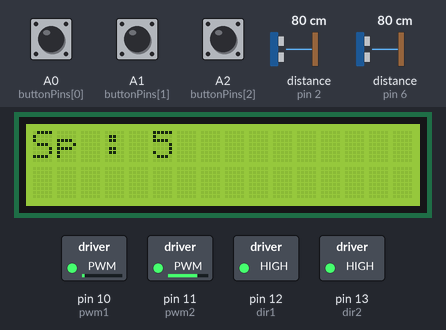
The sketch below on a simulated Arduino Uno, built with avr-gcc and run on an emulated ATmega328P. On the bench: 16×2 character LCD, switched loads named in the sketch (green lamp = pin HIGH). The inputs (shaded band) are chosen by the test bench; at power-on: A2 (buttonPins[2]) HIGH, distance to the obstacle (sensors on pin 6, pin 2) 80 cm, A0 (buttonPins[0]) HIGH, A1 (buttonPins[1]) HIGH. The echo pulse lasts 58.3 µs per cm; what the sketch prints to the serial monitor is not drawn.

Above: at 1.2 s.
1.3 s: A2 (buttonPins[2]) pulled LOW for 1 s
At 2.5 s:
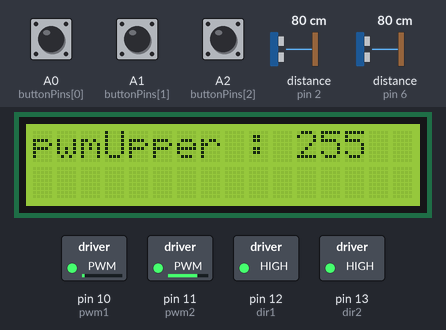
3.8 s: distance to the obstacle (sensor on pin 6) set to 197 cm
6.8 s: distance to the obstacle (sensor on pin 6) set to 205 cm
At 7.8 s:
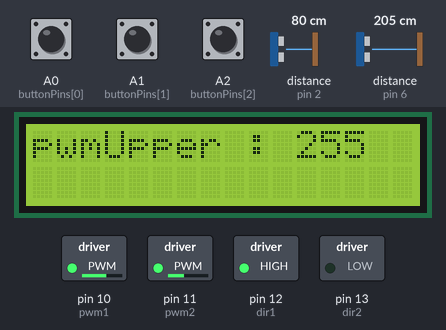
8.3 s: A2 (buttonPins[2]) pulled LOW for 3.2 s
At 9.3 s:
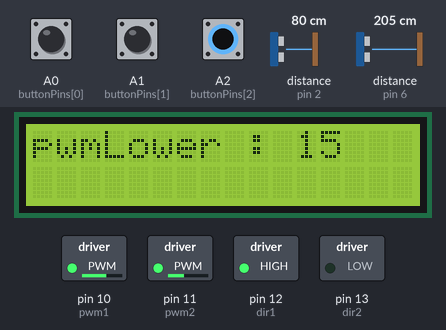
13.0 s: distance to the obstacle (sensor on pin 2) set to 60 cm
16.0 s: distance to the obstacle (sensor on pin 6) set to 35 cm
At 17.5 s:
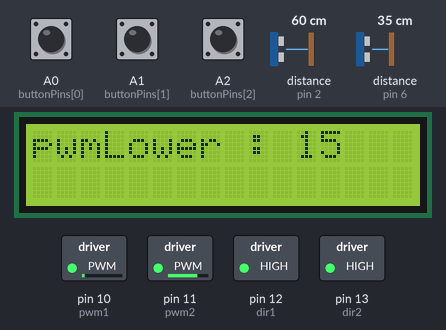
Timing chart, 0 to 19.0 s (numbered marks = the images above; inputs shaded):
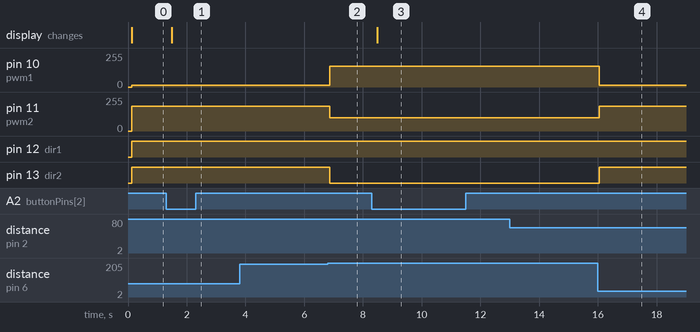

Measured:
- the behaviour switches between 200 and 201 cm on distance to the obstacle (sensor on pin 6) (found by bisection; images 1 and 2)
- after the input at 1.3 s, the display: changes after 0.18 s (image 1)
- after the input at 3.8 s, every drawn part: stays the same
- after the input at 6.8 s, pin 10 (pwm1): 15/255 → 155/255 after 0.07 s; pin 11 (pwm2): 185/255 → 100/255 after 0.07 s; pin 13 (dir2): HIGH → LOW after 0.07 s
- after the input at 8.3 s, the display: changes after 0.19 s (image 3)
- after the input at 13.0 s, every drawn part: stays the same
- after the input at 16.0 s, pin 10 (pwm1): 155/255 → 15/255 at once; pin 11 (pwm2): 100/255 → 185/255 at once; pin 13 (dir2): LOW → HIGH at once

The sketch:

wall_follower_PID.ino
```cpp
#include <NewPing.h>
#include <LiquidCrystal_I2C.h>
#define TRIGGER_PIN1    3      // Arduino pin tied to trigger pin on the ultrasonic sensor.
#define ECHO_PIN1       2      // Arduino pin tied to echo pin on the ultrasonic sensor.
#define TRIGGER_PIN2    5      // Arduino pin tied to trigger pin on the ultrasonic sensor.
#define ECHO_PIN2       6       // Arduino pin tied to echo pin on the ultrasonic sensor.
#define MAX_DISTANCE    200    // Maximum distance we want to ping for (in centimeters). Maximum sensor distance is rated at 400-500cm.
#define noOfButtons 3    //Exactly what it says; must be the same as the number of elements in buttonPins
#define bounceDelay 20    //Minimum delay before regarding a button as being pressed and debounced
#define minButtonPress 3  //Number of times the button has to be detected as pressed before the press is considered to be valid

const int buttonPins[] = {A0, A1, A2};      // Input pins to use, connect buttons between these pins and 0V
uint32_t previousMillis[noOfButtons];       // Timers to time out bounce duration for each button
uint8_t pressCount[noOfButtons];            // Counts the number of times the button is detected as pressed, when this count reaches minButtonPress button is regared as debounced
uint8_t testCount[noOfButtons];             //Test count, incremented once per button press
uint8_t count = 0, pwmUpper = 0, menuMode = 0;

LiquidCrystal_I2C lcd = LiquidCrystal_I2C(0x27, 16, 2);

int dir1  = 12;                // inisiai pin direct (arah putaran) untuk motor kiri
int pwm1  = 10;                // inisiai pin pwm (kecepatan putar) untuk motor kiri
int pwm2  = 11;                // inisiai pin direct (arah putaran) untuk motor kanan
int dir2  = 13;                // inisiai pin pwm (kecepatan putar) untuk motor kanan

int pwmA;
int pwmB;
int ka;
int ki;

uint8_t Upper = 255;               // Pwm maksimal yang diizinkan
uint8_t Lower = 15;                // Pwm minimal yang diizinkan

NewPing sonar1(TRIGGER_PIN1, ECHO_PIN1, MAX_DISTANCE);  // NewPing setup of pins and maximum distance.
NewPing sonar2(TRIGGER_PIN2, ECHO_PIN2, MAX_DISTANCE);  // NewPing setup of pins and maximum distance.
int sp;
void setup()
{
  uint8_t i;
  Serial.begin(115200);         // Open serial monitor at 115200 baud to see ping results.
  pinMode(dir1, OUTPUT);      // Set pin untuk motor sebagai OUTPUT
  pinMode(pwm1, OUTPUT);
  pinMode(dir2, OUTPUT);
  pinMode(pwm2, OUTPUT);
  for (i = 0; i < noOfButtons; ++i) {
    pinMode(buttonPins[i], INPUT_PULLUP);
  }
  lcd.init();
  lcd.backlight();
}

void loop()
{
  delay(50);
  unsigned int us = sonar1.ping();     // Send ping, get ping time in microseconds (uS).
  int kanan = us / US_ROUNDTRIP_CM;
  unsigned int us2 = sonar2.ping();    // Send ping, get ping time in microseconds (uS).
  int depan = us2 / US_ROUNDTRIP_CM;

  if(kanan>20){
    kanan=20;
  }else {
    kanan=kanan;
  }

  if (depan<=4){
    digitalWrite(dir1, HIGH);
    digitalWrite(dir2, LOW);
    analogWrite(pwm1, 255 - 100);
    analogWrite(pwm2, 100);
  }else{
    sp = 5;
    int error = sp - kanan;
    digitalWrite(dir1, HIGH);
    digitalWrite(dir2, HIGH);
    int pid = 9*error;
    pwmA = sp*10-pid;

    if(pwmA > Upper){
      pwmA = Upper;
    }
    if(pwmA < Lower){
      pwmA = Lower;
    }
    ki = pwmA;                           //pwm kiri
    pwmB = sp*10+pid;
    if(pwmB > Upper){
      pwmB = Upper;
    }
    if(pwmB < Lower){
      pwmB = Lower;
    }
    ka = pwmB;                           //pwm kanan
    analogWrite(pwm1, ka);
    analogWrite(pwm2, ki);
  }
  Serial.println("Depan : " + String(depan) + "  | Kanan : " + String(kanan) + "  | ki : " + String(ki) + "  | ka : " + String(ka));
  uint32_t currentMillis = millis();
  if(digitalRead(buttonPins[2])) {             //Input is high, button not pressed or in the middle of bouncing and happens to be high
    previousMillis[2] = currentMillis;        //Set previousMillis to millis to reset timeout
    pressCount[2] = 0;                        //Set the number of times the button has been detected as pressed to 0
  }else {
    if (currentMillis - previousMillis[2] > bounceDelay) {
      previousMillis[2] = currentMillis;        //Set previousMillis to millis to reset timeout
      ++pressCount[2];
      if (pressCount[2] == minButtonPress) {
          count = count + 1;                             //Button has been debounced. Call function to do whatever you want done.
      }
    }
  }

  if(count == 0){
    if(digitalRead(buttonPins[0])) {             //Input is high, button not pressed or in the middle of bouncing and happens to be high
      previousMillis[0] = currentMillis;        //Set previousMillis to millis to reset timeout
      pressCount[0] = 0;                        //Set the number of times the button has been detected as pressed to 0
    }else {
      if (currentMillis - previousMillis[0] > bounceDelay) {
        previousMillis[0] = currentMillis;        //Set previousMillis to millis to reset timeout
        ++pressCount[0];
        if (pressCount[0] == minButtonPress) {
          sp = sp + 1;                             //Button has been debounced. Call function to do whatever you want done.
        }
      }
    }
    if(digitalRead(buttonPins[1])) {             //Input is high, button not pressed or in the middle of bouncing and happens to be high
      previousMillis[1] = currentMillis;        //Set previousMillis to millis to reset timeout
      pressCount[1] = 0;                        //Set the number of times the button has been detected as pressed to 0
    }else {
      if (currentMillis - previousMillis[1] > bounceDelay) {
        previousMillis[1] = currentMillis;        //Set previousMillis to millis to reset timeout
        ++pressCount[1];
        if (pressCount[1] == minButtonPress) {
          sp = sp - 1;                             //Button has been debounced. Call function to do whatever you want done.
        }
      }
    }
    lcd.clear();
    lcd.print("Sp : ");
    lcd.print(sp);
  }else if(count == 1){
    if(digitalRead(buttonPins[0])) {             //Input is high, button not pressed or in the middle of bouncing and happens to be high
      previousMillis[0] = currentMillis;        //Set previousMillis to millis to reset timeout
      pressCount[0] = 0;                        //Set the number of times the button has been detected as pressed to 0
    }else {
      if (currentMillis - previousMillis[0] > bounceDelay) {
        previousMillis[0] = currentMillis;        //Set previousMillis to millis to reset timeout
        ++pressCount[0];
        if (pressCount[0] == minButtonPress) {
          Upper = Upper + 5;                             //Button has been debounced. Call function to do whatever you want done.
        }
      }
    }
    if(digitalRead(buttonPins[1])) {             //Input is high, button not pressed or in the middle of bouncing and happens to be high
      previousMillis[1] = currentMillis;        //Set previousMillis to millis to reset timeout
      pressCount[1] = 0;                        //Set the number of times the button has been detected as pressed to 0
    }else {
      if (currentMillis - previousMillis[1] > bounceDelay) {
        previousMillis[1] = currentMillis;        //Set previousMillis to millis to reset timeout
        ++pressCount[1];
        if (pressCount[1] == minButtonPress) {
          Upper = Upper - 5;                             //Button has been debounced. Call function to do whatever you want done.
        }
      }
    }
    if(Upper > 250){
      Upper = 255;
    }
    lcd.clear();
    lcd.print("pwmUpper : ");
    lcd.print(Upper);
  }else if(count == 2){
    if(digitalRead(buttonPins[0])) {             //Input is high, button not pressed or in the middle of bouncing and happens to be high
      previousMillis[0] = currentMillis;        //Set previousMillis to millis to reset timeout
      pressCount[0] = 0;                        //Set the number of times the button has been detected as pressed to 0
    }else {
      if (currentMillis - previousMillis[0] > bounceDelay) {
        previousMillis[0] = currentMillis;        //Set previousMillis to millis to reset timeout
        ++pressCount[0];
        if (pressCount[0] == minButtonPress) {
          Lower = Lower + 5;                             //Button has been debounced. Call function to do whatever you want done.
        }
      }
    }
    if(digitalRead(buttonPins[1])) {             //Input is high, button not pressed or in the middle of bouncing and happens to be high
      previousMillis[1] = currentMillis;        //Set previousMillis to millis to reset timeout
      pressCount[1] = 0;                        //Set the number of times the button has been detected as pressed to 0
    }else {
      if (currentMillis - previousMillis[1] > bounceDelay) {
        previousMillis[1] = currentMillis;        //Set previousMillis to millis to reset timeout
        ++pressCount[1];
        if (pressCount[1] == minButtonPress) {
          Lower = Lower - 5;                             //Button has been debounced. Call function to do whatever you want done.
        }
      }
    }
    if(Lower < 5){
      Lower = 5;
    }
    lcd.clear();
    lcd.print("pwmLower : ");
    lcd.print(Lower);
  }

 if(count > 2){
    count = 0;
 }


 Serial.println("Count : "  + String(count) + "Sp : " + String(sp) + "pwmUpper : " + String(pwmUpper));

}
// if(count == 0){
//     if(digitalRead(buttonPins[0])) {             //Input is high, button not pressed or in the middle of bouncing and happens to be high
//       previousMillis[0] = currentMillis;        //Set previousMillis to millis to reset timeout
//       pressCount[0] = 0;                        //Set the number of times the button has been detected as pressed to 0
//     }else {
//       if (currentMillis - previousMillis[0] > bounceDelay) {
//         previousMillis[0] = currentMillis;        //Set previousMillis to millis to reset timeout
//         ++pressCount[0];
//         if (pressCount[0] == minButtonPress) {
//           sp = sp + 1;                             //Button has been debounced. Call function to do whatever you want done.
//         }
//       }
//     }
//     if(digitalRead(buttonPins[1])) {             //Input is high, button not pressed or in the middle of bouncing and happens to be high
//       previousMillis[1] = currentMillis;        //Set previousMillis to millis to reset timeout
//       pressCount[1] = 0;                        //Set the number of times the button has been detected as pressed to 0
//     }else {
//       if (currentMillis - previousMillis[1] > bounceDelay) {
//         previousMillis[1] = currentMillis;        //Set previousMillis to millis to reset timeout
//         ++pressCount[1];
//         if (pressCount[1] == minButtonPress) {
//           sp = sp - 1;                             //Button has been debounced. Call function to do whatever you want done.
//         }
//       }
//     }
//     lcd.clear();
//     lcd.print("Sp : ");
//     lcd.print(sp);
//   }else if(count == 1){
//     if(digitalRead(buttonPins[0])) {             //Input is high, button not pressed or in the middle of bouncing and happens to be high
//       previousMillis[0] = currentMillis;        //Set previousMillis to millis to reset timeout
//       pressCount[0] = 0;                        //Set the number of times the button has been detected as pressed to 0
//     }else {
//       if (currentMillis - previousMillis[0] > bounceDelay) {
//         previousMillis[0] = currentMillis;        //Set previousMillis to millis to reset timeout
//         ++pressCount[0];
//         if (pressCount[0] == minButtonPress) {
//           Upper = Upper + 5;                             //Button has been debounced. Call function to do whatever you want done.
//         }
//       }
//     }
//     if(digitalRead(buttonPins[1])) {             //Input is high, button not pressed or in the middle of bouncing and happens to be high
//       previousMillis[1] = currentMillis;        //Set previousMillis to millis to reset timeout
//       pressCount[1] = 0;                        //Set the number of times the button has been detected as pressed to 0
//     }else {
//       if (currentMillis - previousMillis[1] > bounceDelay) {
//         previousMillis[1] = currentMillis;        //Set previousMillis to millis to reset timeout
//         ++pressCount[1];
//         if (pressCount[1] == minButtonPress) {
//           Upper = Upper - 5;                             //Button has been debounced. Call function to do whatever you want done.
//         }
//       }
//     }
//     if(Upper > 250){
//       Upper = 255;
//     }
//     lcd.clear();
//     lcd.print("pwmUpper : ");
//     lcd.print(Upper);
//   }else if(count == 2){
//     if(digitalRead(buttonPins[0])) {             //Input is high, button not pressed or in the middle of bouncing and happens to be high
//       previousMillis[0] = currentMillis;        //Set previousMillis to millis to reset timeout
//       pressCount[0] = 0;                        //Set the number of times the button has been detected as pressed to 0
//     }else {
//       if (currentMillis - previousMillis[0] > bounceDelay) {
//         previousMillis[0] = currentMillis;        //Set previousMillis to millis to reset timeout
//         ++pressCount[0];
//         if (pressCount[0] == minButtonPress) {
//           Lower = Lower + 5;                             //Button has been debounced. Call function to do whatever you want done.
//         }
//       }
//     }
//     if(digitalRead(buttonPins[1])) {             //Input is high, button not pressed or in the middle of bouncing and happens to be high
//       previousMillis[1] = currentMillis;        //Set previousMillis to millis to reset timeout
//       pressCount[1] = 0;                        //Set the number of times the button has been detected as pressed to 0
//     }else {
//       if (currentMillis - previousMillis[1] > bounceDelay) {
//         previousMillis[1] = currentMillis;        //Set previousMillis to millis to reset timeout
//         ++pressCount[1];
//         if (pressCount[1] == minButtonPress) {
//           Lower = Lower - 5;                             //Button has been debounced. Call function to do whatever you want done.
//         }
//       }
//     }
//     if(Lower < 5){
//       Lower = 5;
//     }
//     lcd.clear();
//     lcd.print("pwmLower : ");
//     lcd.print(Lower);
//   }

//  if(count > 2){
//     count = 0;
//  }
```
